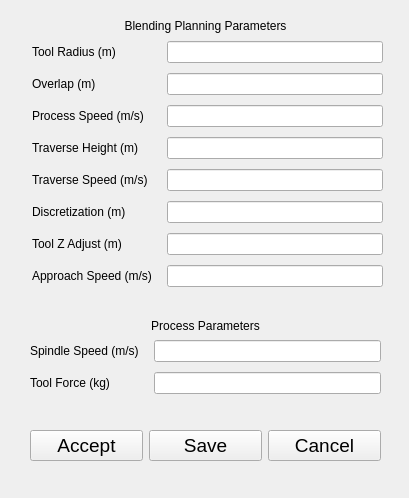
<?xml version="1.0" encoding="UTF-8"?>
<ui version="4.0">
 <class>BlendPlanConfigWidget</class>
 <widget class="QWidget" name="BlendPlanConfigWidget">
  <property name="geometry">
   <rect>
    <x>0</x>
    <y>0</y>
    <width>409</width>
    <height>498</height>
   </rect>
  </property>
  <property name="sizePolicy">
   <sizepolicy hsizetype="Fixed" vsizetype="Fixed">
    <horstretch>0</horstretch>
    <verstretch>0</verstretch>
   </sizepolicy>
  </property>
  <property name="windowTitle">
   <string>Form</string>
  </property>
  <widget class="QWidget" name="layoutWidget">
   <property name="geometry">
    <rect>
     <x>30</x>
     <y>430</y>
     <width>351</width>
     <height>32</height>
    </rect>
   </property>
   <layout class="QHBoxLayout" name="horizontalLayout">
    <item>
     <widget class="QPushButton" name="PushButtonAccept">
      <property name="font">
       <font>
        <pointsize>14</pointsize>
       </font>
      </property>
      <property name="text">
       <string>Accept</string>
      </property>
     </widget>
    </item>
    <item>
     <widget class="QPushButton" name="PushButtonSave">
      <property name="font">
       <font>
        <pointsize>14</pointsize>
       </font>
      </property>
      <property name="text">
       <string>Save</string>
      </property>
     </widget>
    </item>
    <item>
     <widget class="QPushButton" name="PushButtonCancel">
      <property name="font">
       <font>
        <pointsize>14</pointsize>
       </font>
      </property>
      <property name="text">
       <string>Cancel</string>
      </property>
     </widget>
    </item>
   </layout>
  </widget>
  <widget class="QLabel" name="label_8">
   <property name="geometry">
    <rect>
     <x>40</x>
     <y>10</y>
     <width>331</width>
     <height>31</height>
    </rect>
   </property>
   <property name="text">
    <string>Blending Planning Parameters</string>
   </property>
   <property name="alignment">
    <set>Qt::AlignCenter</set>
   </property>
  </widget>
  <widget class="QLabel" name="label_11">
   <property name="geometry">
    <rect>
     <x>40</x>
     <y>300</y>
     <width>331</width>
     <height>51</height>
    </rect>
   </property>
   <property name="text">
    <string>Process Parameters</string>
   </property>
   <property name="alignment">
    <set>Qt::AlignCenter</set>
   </property>
  </widget>
  <widget class="QWidget" name="layoutWidget">
   <property name="geometry">
    <rect>
     <x>32</x>
     <y>41</y>
     <width>351</width>
     <height>272</height>
    </rect>
   </property>
   <layout class="QFormLayout" name="formLayout">
    <property name="horizontalSpacing">
     <number>15</number>
    </property>
    <property name="verticalSpacing">
     <number>10</number>
    </property>
    <item row="0" column="0">
     <widget class="QLabel" name="label_7">
      <property name="text">
       <string>Tool Radius (m)</string>
      </property>
     </widget>
    </item>
    <item row="0" column="1">
     <widget class="QLineEdit" name="lineEditToolRadius"/>
    </item>
    <item row="1" column="0">
     <widget class="QLabel" name="label_6">
      <property name="text">
       <string>Overlap (m)</string>
      </property>
     </widget>
    </item>
    <item row="1" column="1">
     <widget class="QLineEdit" name="lineEditOverlap"/>
    </item>
    <item row="2" column="0">
     <widget class="QLabel" name="label_5">
      <property name="text">
       <string>Process Speed (m/s)</string>
      </property>
     </widget>
    </item>
    <item row="2" column="1">
     <widget class="QLineEdit" name="lineEditProcessSpeed"/>
    </item>
    <item row="3" column="0">
     <widget class="QLabel" name="label">
      <property name="text">
       <string>Traverse Height (m)</string>
      </property>
     </widget>
    </item>
    <item row="3" column="1">
     <widget class="QLineEdit" name="lineEditTraverseHeight"/>
    </item>
    <item row="4" column="0">
     <widget class="QLabel" name="label_2">
      <property name="text">
       <string>Traverse Speed (m/s)</string>
      </property>
     </widget>
    </item>
    <item row="4" column="1">
     <widget class="QLineEdit" name="lineEditTraverseSpeed"/>
    </item>
    <item row="5" column="0">
     <widget class="QLabel" name="label_3">
      <property name="text">
       <string>Discretization (m)</string>
      </property>
     </widget>
    </item>
    <item row="5" column="1">
     <widget class="QLineEdit" name="lineEditDiscretization"/>
    </item>
    <item row="6" column="0">
     <widget class="QLabel" name="label_4">
      <property name="text">
       <string>Tool Z Adjust (m)</string>
      </property>
     </widget>
    </item>
    <item row="6" column="1">
     <widget class="QLineEdit" name="lineEditZAdjust"/>
    </item>
    <item row="7" column="0">
     <widget class="QLabel" name="label_12">
      <property name="text">
       <string>Approach Speed (m/s)</string>
      </property>
     </widget>
    </item>
    <item row="7" column="1">
     <widget class="QLineEdit" name="lineEditApproachSpeed"/>
    </item>
   </layout>
  </widget>
  <widget class="QWidget" name="layoutWidget">
   <property name="geometry">
    <rect>
     <x>30</x>
     <y>340</y>
     <width>351</width>
     <height>80</height>
    </rect>
   </property>
   <layout class="QFormLayout" name="formLayout_2">
    <property name="horizontalSpacing">
     <number>15</number>
    </property>
    <property name="verticalSpacing">
     <number>10</number>
    </property>
    <item row="0" column="0">
     <widget class="QLabel" name="label_9">
      <property name="text">
       <string>Spindle Speed (m/s)</string>
      </property>
     </widget>
    </item>
    <item row="0" column="1">
     <widget class="QLineEdit" name="lineEditSpindleSpeed"/>
    </item>
    <item row="1" column="0">
     <widget class="QLabel" name="label_10">
      <property name="text">
       <string>Tool Force (kg)</string>
      </property>
     </widget>
    </item>
    <item row="1" column="1">
     <widget class="QLineEdit" name="lineEditToolForce"/>
    </item>
   </layout>
  </widget>
 </widget>
 <resources/>
 <connections/>
</ui>
